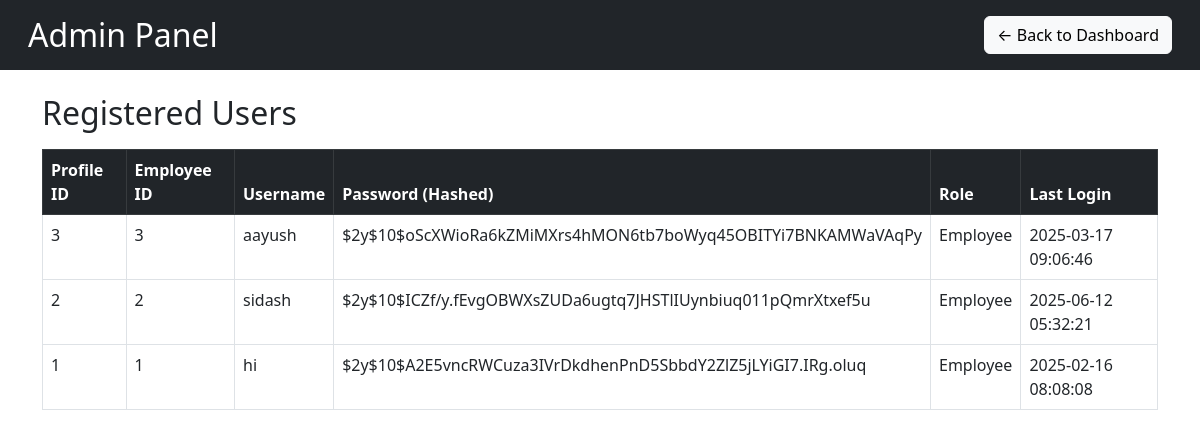
Page /profile.php (signed in) on the committed database.
### tables this page shows
CREATE TABLE `user_profile` (
  `profile_id` int(11) NOT NULL,
  `employee_id` int(11) DEFAULT NULL,
  `id` int(11) DEFAULT NULL,
  `username` varchar(255) NOT NULL,
  `password` varchar(255) NOT NULL,
  `role` varchar(50) NOT NULL,
  `last_login` timestamp NOT NULL DEFAULT current_timestamp() ON UPDATE current_timestamp()
);

CREATE TABLE `employees` (
  `employee_id` int(11) NOT NULL,
  `username` varchar(255) NOT NULL,
  `password` varchar(255) NOT NULL,
  `email` varchar(255) NOT NULL,
  `department` varchar(255) NOT NULL,
  `position` varchar(255) NOT NULL,
  `salary` decimal(10,0) UNSIGNED NOT NULL,
  `join_date` date NOT NULL,
  `contact_number` varchar(20) NOT NULL
);

### profile.php (the view, shortened to what this page needs)
<?php
include 'db_config.php';
$sql = "SELECT up.profile_id, up.employee_id, e.username, e.password, up.role, up.last_login
        FROM user_profile up
        JOIN employees e ON up.employee_id = e.employee_id
        ORDER BY up.profile_id DESC";
$result = $conn->query($sql);
$profiles = $result->fetch_all(MYSQLI_ASSOC);
?>
<!DOCTYPE html>
<html lang="en">
<head>
    <link href="https://cdn.jsdelivr.net/npm/bootstrap@5.3.0/dist/css/bootstrap.min.css" rel="stylesheet">
</head>
<body>
<nav class="navbar navbar-dark bg-dark p-3">
    <div class="container-fluid d-flex justify-content-between">
        <h2 class="text-white m-0">Admin Panel</h2>
        <a href="dashboard.php" class="btn btn-light">← Back to Dashboard</a>
    </div>
</nav>
<div class="container mt-4">
    <h2>Registered Users</h2>
    <table class="table table-bordered mt-3">
        <thead class="table-dark">
            <tr>
                <th>Profile ID</th>
                <th>Employee ID</th>
                <th>Username</th>
                <th>Password (Hashed)</th>
                <th>Role</th>
                <th>Last Login</th>
            </tr>
        </thead>
        <tbody>
            <?php foreach ($profiles as $profile) { ?>
                <tr>
                    <td><?php echo htmlspecialchars($profile['profile_id']); ?></td>
                    <td><?php echo htmlspecialchars($profile['employee_id']); ?></td>
                    <td><?php echo htmlspecialchars($profile['username']); ?></td>
                    <td><?php echo htmlspecialchars($profile['password']); ?></td>
                    <td><?php echo htmlspecialchars($profile['role']); ?></td>
                    <td><?php echo htmlspecialchars($profile['last_login'] ?: 'Never Logged In'); ?></td>
                </tr>
            <?php } ?>
        </tbody>
    </table>
</div>
</body>
</html>

### rows in the picture
user_profile: profile_id "3", employee "3", employee.username "aayush", employee.password "$2y$10$oScXWioRa6kZMiMXrs4hMON6tb7boWyq45OBITYi7BNKAMWaVAqPy", role "Employee", last_login "2025-03-17 09:06:46"
user_profile: profile_id "2", employee "2", employee.username "sidash", employee.password "$2y$10$ICZf/y.fEvgOBWXsZUDa6ugtq7JHSTlIUynbiuq011pQmrXtxef5u", role "Employee", last_login "2025-06-12 05:32:21"
user_profile: profile_id "1", employee "1", employee.username "hi", employee.password "$2y$10$A2E5vncRWCuza3IVrDkdhenPnD5SbbdY2ZlZ5jLYiGI7.IRg.oluq", role "Employee", last_login "2025-02-16 08:08:08"
